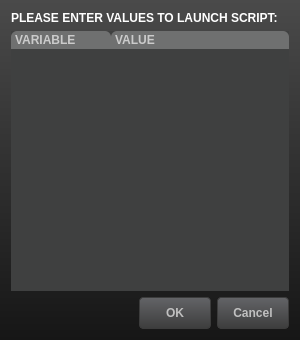
<?xml version="1.0" encoding="UTF-8"?>
<ui version="4.0">
 <class>ExtScriptVariableAsk</class>
 <widget class="QDialog" name="ExtScriptVariableAsk">
  <property name="geometry">
   <rect>
    <x>0</x>
    <y>0</y>
    <width>300</width>
    <height>340</height>
   </rect>
  </property>
  <property name="windowTitle">
   <string>IanniX</string>
  </property>
  <property name="styleSheet">
   <string notr="true">QWidget {
	font: 11px &quot;Arial&quot;;
}

QWidget#ExtScriptVariableAsk {
	background-color: qlineargradient(spread:pad, x1:0, y1:0, x2:0, y2:1, stop:0 rgba(74, 74, 74, 255), stop:1 rgba(22, 22, 22, 255));
}

QLabel {
	color: white;
}


QPushButton {
	color: white;
	font: bold;
	border: 1px solid rgb(60, 60, 60);
	min-width: 70px;
	min-height: 30px;
	border-radius: 4px;
	color: rgb(192, 192, 192);
	background-color: qlineargradient(spread:pad, x1:0, y1:0, x2:0, y2:1, stop:0 rgba(99, 100, 103, 255), stop:1 rgba(61, 61, 61, 255));

}
QPushButton:hover {
	border: 1px solid rgb(0, 187, 255);
	background-color: rgb(0, 137, 241, 128);
}
QPushButton::checked {
	background-color: rgb(0, 187, 255);
	color: white;
}

QTreeWidget {
	alternate-background-color: rgb(79, 79, 81);
	color: white;
	border: 0px solid transparent;
	gridline-color: rgb(150, 152, 137);
	selection-background-color: rgb(0, 187, 255);
	background: transparent;
	background-color: rgb(63, 64, 64);
}
QTreeWidget::item {
}
QHeaderView {
	background: transparent;
	border: 0px solid transparent;
	color: rgb(203, 203, 203);
	min-height: 12px;
}
QHeaderView::section {
	background: rgba(255, 255, 255, 64);
	padding-left: 4px;
	border: 0px solid transparent;
	border-top-left-radius:  6px;
	border-top-right-radius: 6px;
	font: bold;
}

QScrollBar:vertical, QScrollBar:horizontal {
	border: 0px solid transparent;
	background: rgba(255, 255, 255, 32);
}
QScrollBar::handle:vertical, QScrollBar::handle:horizontal {
	border: 0px solid transparent;
	background: rgb(161, 161, 161);
	border-radius: 3px;
}
QScrollBar:vertical {						width: 8px;					}
QScrollBar:horizontal {					height: 8px;				}
QScrollBar::handle:vertical {			min-height: 8px;		}
QScrollBar::handle:horizontal {	min-width: 8px;			}
QScrollBar::add-line:vertical, QScrollBar::add-line:hozirontal, QScrollBar::sub-line:vertical, QScrollBar::sub-line:horizontal, QScrollBar::up-arrow:vertical, QScrollBar::up-arrow:horizontal, QScrollBar::down-arrow:vertical, QScrollBar::down-arrow:horizontal {
	border: 0px solid transparent;
	background: transparent;
	width: 1px;
	height: 1px;
}
QScrollBar::add-page:vertical, QScrollBar::sub-page:vertical, QScrollBar::add-page:horizontal, QScrollBar::sub-page:horizontal {
	background: none;
}

</string>
  </property>
  <layout class="QVBoxLayout" name="verticalLayout">
   <item>
    <widget class="QLabel" name="scriptTitle">
     <property name="styleSheet">
      <string notr="true">font: bold;</string>
     </property>
     <property name="text">
      <string>PLEASE ENTER VALUES TO LAUNCH SCRIPT:</string>
     </property>
    </widget>
   </item>
   <item>
    <widget class="QTreeWidget" name="variablesList">
     <property name="statusTip">
      <string>Double-click on a column to change a value</string>
     </property>
     <property name="horizontalScrollBarPolicy">
      <enum>Qt::ScrollBarAlwaysOff</enum>
     </property>
     <property name="alternatingRowColors">
      <bool>true</bool>
     </property>
     <column>
      <property name="text">
       <string>VARIABLE</string>
      </property>
     </column>
     <column>
      <property name="text">
       <string>VALUE</string>
      </property>
     </column>
    </widget>
   </item>
   <item>
    <widget class="QDialogButtonBox" name="buttonBox">
     <property name="orientation">
      <enum>Qt::Horizontal</enum>
     </property>
     <property name="standardButtons">
      <set>QDialogButtonBox::Cancel|QDialogButtonBox::Ok</set>
     </property>
    </widget>
   </item>
  </layout>
 </widget>
 <tabstops>
  <tabstop>variablesList</tabstop>
  <tabstop>buttonBox</tabstop>
 </tabstops>
 <resources/>
 <connections>
  <connection>
   <sender>buttonBox</sender>
   <signal>accepted()</signal>
   <receiver>ExtScriptVariableAsk</receiver>
   <slot>accept()</slot>
   <hints>
    <hint type="sourcelabel">
     <x>248</x>
     <y>254</y>
    </hint>
    <hint type="destinationlabel">
     <x>157</x>
     <y>274</y>
    </hint>
   </hints>
  </connection>
  <connection>
   <sender>buttonBox</sender>
   <signal>rejected()</signal>
   <receiver>ExtScriptVariableAsk</receiver>
   <slot>reject()</slot>
   <hints>
    <hint type="sourcelabel">
     <x>316</x>
     <y>260</y>
    </hint>
    <hint type="destinationlabel">
     <x>286</x>
     <y>274</y>
    </hint>
   </hints>
  </connection>
 </connections>
</ui>
